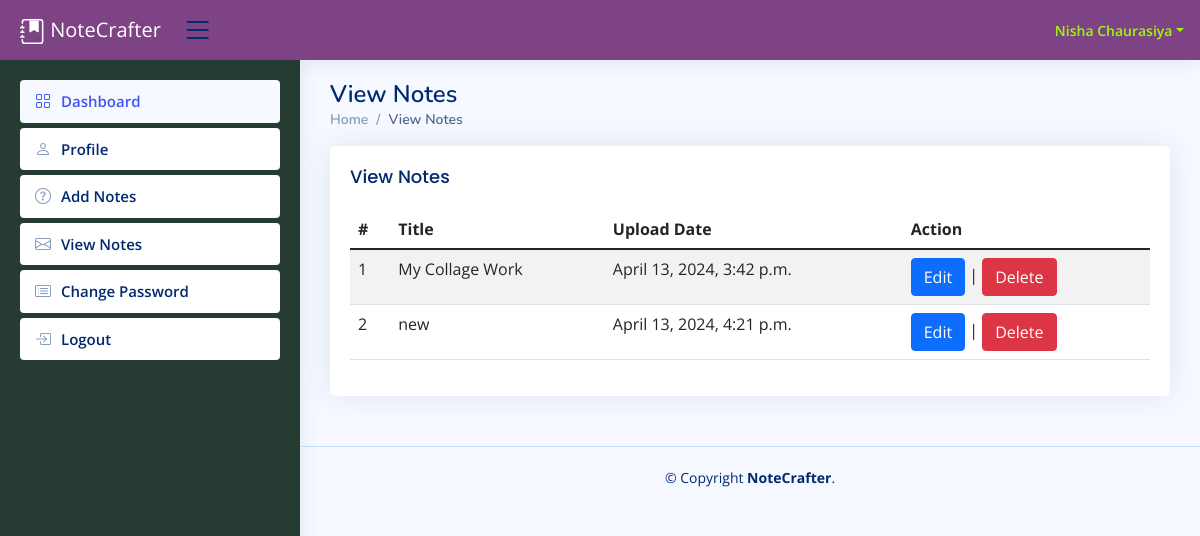
Page /viewNotes (signed in) on the earlier database version.
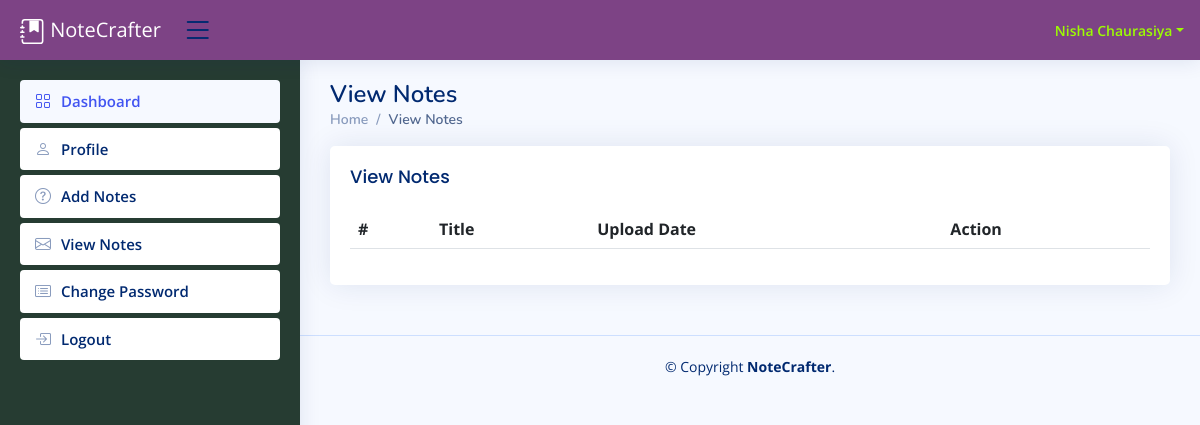
Same page on the later database version.
### enotes/models.py (models this page shows, shortened)
class Notes(models.Model):
    signup = models.ForeignKey(Signup, on_delete=models.CASCADE)
    Title = models.CharField(max_length=200, null=True)
    Content = models.CharField(max_length=450, null=True)
    CreationDate = models.DateTimeField(auto_now_add=True)
    UpdationDate = models.DateField(null=True)

### enotes/views.py (the view)
# urls.py: path('viewNotes', viewNotes, name='viewNotes'),
def viewNotes(request):
    if not request.user.is_authenticated:
        return redirect('user_login')
    user = User.objects.get(id=request.user.id)
    signup = Signup.objects.get(user=user)
    notes = Notes.objects.filter(signup=signup)
    return render(request, 'viewNotes.html', locals())

### enotes/templates/viewNotes.html
{% extends 'usernavbar.html' %}
{% block main %}
<div class="pagetitle">
    <h1>View Notes</h1>
    <nav>
        <ol class="breadcrumb">
            <li class="breadcrumb-item"><a href="/dashboard">Home</a></li>
            <li class="breadcrumb-item active">View Notes</li>
        </ol>
    </nav>
</div>
<section class="section">
      <div class="row">
        <div class="col-lg-12">
          <div class="card">
            <div class="card-body">
              <h5 class="card-title">View Notes</h5>
              <table class="table table-striped">
                <thead>
                  <tr>
                    <th scope="col">#</th>
                    <th scope="col">Title</th>
                    <th scope="col">Upload Date</th>
                    <th scope="col">Action</th>
                  </tr>
                </thead>
                <tbody>
                  {% for i in notes %}
                  <tr>
                    <td>{{forloop.counter}}</td>
					<td>{{i.Title}}</td>
					<td>{{i.CreationDate}}</td>
                    <td><a href="{% url 'editNotes' i.id %}" class="btn btn-primary">Edit</a> |
                    <a href="{% url 'deleteNotes' i.id %}" class="btn btn-danger">Delete</a></td>
                  </tr>
                  {% endfor %}
                </tbody>
              </table>
            </div>
          </div>
        </div>
      </div>
    </section>
{% endblock %}

### enotes/templates/usernavbar.html (shortened to what this page needs)
{% load static %}
<html lang="en">
<head>
  <link href="{% static 'assets/vendor/bootstrap/css/bootstrap.min.css' %}" rel="stylesheet">
  <link href="{% static 'assets/vendor/bootstrap-icons/bootstrap-icons.css' %}" rel="stylesheet">
  <link href="{% static 'assets/vendor/boxicons/css/boxicons.min.css' %}" rel="stylesheet">
  <link href="{% static 'assets/vendor/quill/quill.snow.css' %}" rel="stylesheet">
  <link href="{% static 'assets/vendor/quill/quill.bubble.css' %}" rel="stylesheet">
  <link href="{% static 'assets/vendor/remixicon/remixicon.css' %}" rel="stylesheet">
  <link href="{% static 'assets/vendor/simple-datatables/style.css' %}" rel="stylesheet">
  <link href="{% static 'assets/css/style.css' %}" rel="stylesheet">
</head>
<body>
  <header id="header" class="header fixed-top d-flex align-items-center" style="background-color: rgb(125, 67, 133);">
    <div class="d-flex align-items-center justify-content-between">
      <a class="navbar-brand" style="color: white;" href="#">
        NoteCrafter
      </a>
      <i class="bi bi-list toggle-sidebar-btn"></i>
    </div>
    <nav class="header-nav ms-auto">
      <ul class="d-flex align-items-center">
        <li class="nav-item dropdown pe-3">
          <a class="nav-link nav-profile d-flex align-items-center pe-0"  style="color: rgb(156, 252, 3);" href="#" data-bs-toggle="dropdown">
            <span class="d-none d-md-block dropdown-toggle ps-2">{{request.user.first_name}}
              {{request.user.last_name}}</span>
          </a>
        </li>
      </ul>
    </nav>
  </header>
  <aside id="sidebar" class="sidebar">
    <ul class="sidebar-nav" id="sidebar-nav">
      <li class="nav-item">
        <a class="nav-link" href="/dashboard">
          <i class="bi bi-grid"></i>
          <span>Dashboard</span>
        </a>
      </li>
      <li class="nav-item">
        <a class="nav-link collapsed" href="/profile">
          <i class="bi bi-person"></i>
          <span>Profile</span>
        </a>
      </li>
      <li class="nav-item">
        <a class="nav-link collapsed" href="/addNotes">
          <i class="bi bi-question-circle"></i>
          <span>Add Notes</span>
        </a>
      </li>
      <li class="nav-item">
        <a class="nav-link collapsed" href="/viewNotes">
          <i class="bi bi-envelope"></i>
          <span>View Notes</span>
        </a>
      </li>
      <li class="nav-item">
        <a class="nav-link collapsed" href="/changePassword">
          <i class="bi bi-card-list"></i>
          <span>Change Password</span>
        </a>
      </li>
      <li class="nav-item">
        <a class="nav-link collapsed" href="/logout">
          <i class="bi bi-box-arrow-in-right"></i>
          <span>Logout</span>
        </a>
      </li>
    </ul>
  </aside>
  <main id="main" class="main">
    <section class="section dashboard">
      {% block main %}
      {% endblock %}
    </section>
  </main>
  <footer id="footer" class="footer">
    <div class="copyright">
      &copy; Copyright <strong><span>NoteCrafter</span></strong>.
    </div>
  </footer>
</body>
</html>

### enotes/static/assets/css/style.css (style rules this page uses)
:root { scroll-behavior: smooth; }
body { font-family: "Open Sans", sans-serif; background: #f6f9ff; color: #444444; }
a { color: #4154f1; text-decoration: none; }
h1, h2, h3, h4, h5, h6 { font-family: "Nunito", sans-serif; }
#main { margin-top: 60px; padding: 20px 30px; transition: all 0.3s; }
.pagetitle { margin-bottom: 10px; }
.pagetitle h1 { font-size: 24px; margin-bottom: 0; font-weight: 600; color: #012970; }
.card { margin-bottom: 30px; border: none; border-radius: 5px; box-shadow: 0px 0 30px rgba(1, 41, 112, 0.1); }
.card-title { padding: 20px 0 15px 0; font-size: 18px; font-weight: 500; color: #012970; font-family: "Poppins", sans-serif; }
.card-body { padding: 0 20px 20px 20px; }
.breadcrumb { font-size: 14px; font-family: "Nunito", sans-serif; color: #899bbd; font-weight: 600; }
.breadcrumb a { color: #899bbd; transition: 0.3s; }
.breadcrumb .breadcrumb-item::before { color: #899bbd; }
.breadcrumb .active { color: #51678f; font-weight: 600; }
.header { transition: all 0.5s; z-index: 997; height: 60px; box-shadow: 0px 2px 20px rgba(1, 41, 112, 0.1); background-color: #892682; padding-left: 20px; }
.header .toggle-sidebar-btn { font-size: 32px; padding-left: 5px; cursor: pointer; color: #012970; }
.header-nav ul { list-style: none; }
.header-nav > ul { margin: 0; padding: 0; }
.header-nav .nav-profile { color: #012970; }
.header-nav .nav-profile span { font-size: 14px; font-weight: 600; }
.sidebar { position: fixed; top: 60px; left: 0; bottom: 0; width: 300px; z-index: 996; transition: all 0.3s; padding: 20px; overflow-y: auto; scrollbar-width: thin; scrollbar-color: #aab7cf transparent; box-shadow: 0px 0px 20px rgba(1, 41, 112, 0.1); background-color: #263c32; }
@media (min-width: 1200px) { #main, #footer { margin-left: 300px; } }
.sidebar-nav { padding: 0; margin: 0; list-style: none; }
.sidebar-nav li { padding: 0; margin: 0; list-style: none; }
.sidebar-nav .nav-item { margin-bottom: 5px; }
.sidebar-nav .nav-link { display: flex; align-items: center; font-size: 15px; font-weight: 600; color: #4154f1; transition: 0.3; background: #f6f9ff; padding: 10px 15px; border-radius: 4px; }
.sidebar-nav .nav-link i { font-size: 16px; margin-right: 10px; color: #4154f1; }
.sidebar-nav .nav-link.collapsed { color: #012970; background: #fff; }
.sidebar-nav .nav-link.collapsed i { color: #899bbd; }
.footer { padding: 20px 0; font-size: 14px; transition: all 0.3s; border-top: 1px solid #cddfff; }
.footer .copyright { text-align: center; color: #012970; }

Differences in the rows shown:
removed Notes: Title "My Collage Work", CreationDate "April 13, 2024, 3:42 p.m."
removed Notes: Title "new", CreationDate "April 13, 2024, 4:21 p.m."
